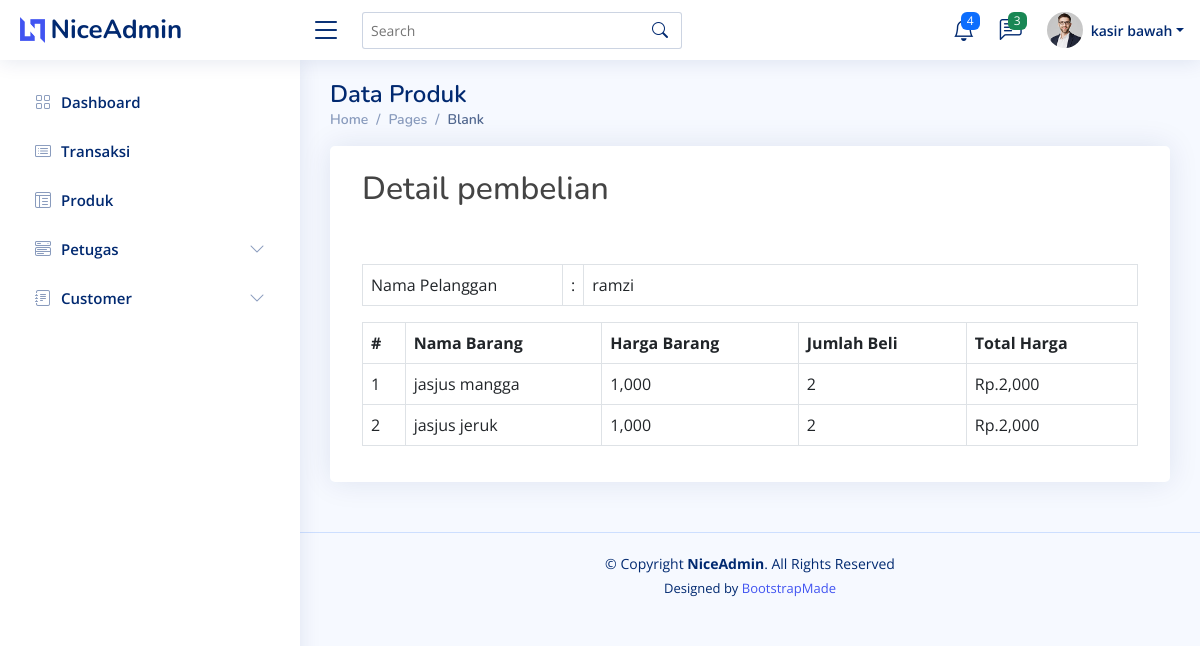
/detail.php?id=246 (signed in), run on the app's committed database.
### tables this page shows
CREATE TABLE `penjualan` (
  `id_penjualan` int(11) NOT NULL,
  `kd_penjualan` varchar(20) NOT NULL,
  `tanggal` timestamp NOT NULL DEFAULT current_timestamp() ON UPDATE current_timestamp(),
  `total_harga` decimal(10,0) NOT NULL,
  `id_user` int(11) NOT NULL,
  `id_plg` int(11) NOT NULL,
  `bayar` decimal(10,0) NOT NULL
);

CREATE TABLE `pelanggan` (
  `id_plg` int(11) NOT NULL,
  `nama_plg` varchar(30) NOT NULL,
  `alamat` varchar(50) NOT NULL,
  `no_tlp` varchar(20) NOT NULL
);

CREATE TABLE `detail_penjualan` (
  `id_detail` int(11) NOT NULL,
  `id_penjualan` int(11) NOT NULL,
  `id_produk` int(11) NOT NULL,
  `jumlah` int(11) NOT NULL,
  `sub_total` decimal(10,0) NOT NULL
);

CREATE TABLE `produk` (
  `id_produk` int(11) NOT NULL,
  `kd_produk` varchar(20) NOT NULL,
  `nama_produk` varchar(30) NOT NULL,
  `stok` int(11) NOT NULL,
  `harga` decimal(10,0) NOT NULL
);

### detail.php (the view, shortened to what this page needs)
<?php
require_once('koneksi.php');
$id = $_GET['id'];
$query = mysqli_query($conn, "SELECT * FROM penjualan LEFT JOIN pelanggan ON pelanggan.id_plg = penjualan.id_plg WHERE id_penjualan = $id");
$data = mysqli_fetch_array($query);
?>
<!DOCTYPE html>
<html lang="en">
<head>
    <?php
    require_once('assets/layout/css.php');
    ?>
</head>
<body>
    <header id="header" class="header fixed-top d-flex align-items-center">
        <?php
        require_once('assets/layout/navbar.php');
        ?>
    </header>
    <?php
    require_once('assets/layout/sidebar.php');
    ?>
    <main id="main" class="main">
        <div class="pagetitle">
            <h1>Data Produk</h1>
            <nav>
                <ol class="breadcrumb">
                    <li class="breadcrumb-item"><a href="index.html">Home</a></li>
                    <li class="breadcrumb-item">Pages</li>
                    <li class="breadcrumb-item active">Blank</li>
                </ol>
            </nav>
        </div>
        <section class="section">
            <div class="row">
                <div class="col-lg-12">
                    <div class="card">
                        <div class="card-body">
                            <div class="container-fluid">
                                <h2 class="mt-4">Detail pembelian</h2>
                                <br><br>
                                <div class="table_section padding_infor_info">
                                    <div class="table-responsive-sm">
                                        <table class="table table-bordered">
                                            <tr>
                                                <td width="200">Nama Pelanggan</td>
                                                <td width="1">:</td>
                                                <td>
                                                    <?php echo $data['nama_plg']; ?>
                                                </td>
                                            </tr>
                                        </table>
                                    </div>
                                </div>
                                <div class="table_section padding_infor_info">
                                    <div class="table-responsive-sm">
                                        <table class="table table-bordered">
                                            <thead>
                                                <tr>
                                                    <th>#</th>
                                                    <th>Nama Barang</th>
                                                    <th>Harga Barang</th>
                                                    <th>Jumlah Beli</th>
                                                    <th>Total Harga</th>
                                                </tr>
                                            </thead>
                                            <tbody>
                                                <?php $no = 0 ?>
                                                <?php
                                                $get = mysqli_query(
                                                    $conn,
                                                    "SELECT * FROM detail_penjualan AS dp JOIN produk AS pr ON dp.id_produk = pr.id_produk JOIN penjualan AS pe ON dp.id_penjualan = pe.id_penjualan WHERE dp.id_penjualan = '$id'; "
                                                );
                                                while ($p = mysqli_fetch_array($get)) {
                                                    $jumlah = $p['jumlah'];
                                                    $harga = $p['harga'];
                                                    $nama_produk = $p['nama_produk'];
                                                    $subtotal = $p['sub_total'];
                                                ?>
                                                    <?php $no++ ?>
                                                    <tr>
                                                        <td scope="row"><?= $no; ?></td>
                                                        <td><?= $nama_produk ?></td>
                                                        <td><?= number_format($harga) ?></td>
                                                        <td><?= $jumlah ?></td>
                                                        <td>Rp.<?= number_format($subtotal) ?></td>
                                                    </tr>
                                                <?php } ?>
                                        </table>
                                    </div>
                                </div>
                            </div>
                        </div>
                    </div>
        </section>
    </main>
    <footer id="footer" class="footer">
        <div class="copyright">
            &copy; Copyright <strong><span>NiceAdmin</span></strong>. All Rights Reserved
        </div>
        <div class="credits">
            Designed by <a href="https://bootstrapmade.com/">BootstrapMade</a>
        </div>
    </footer>
</body>
</html>

### assets/css/style.css (style rules this page uses)
:root { scroll-behavior: smooth; }
body { font-family: "Open Sans", sans-serif; background: #f6f9ff; color: #444444; }
a { color: #4154f1; text-decoration: none; }
h1, h2, h3, h4, h5, h6 { font-family: "Nunito", sans-serif; }
#main { margin-top: 60px; padding: 20px 30px; transition: all 0.3s; }
.pagetitle { margin-bottom: 10px; }
.pagetitle h1 { font-size: 24px; margin-bottom: 0; font-weight: 600; color: #012970; }
.card { margin-bottom: 30px; border: none; border-radius: 5px; box-shadow: 0px 0 30px rgba(1, 41, 112, 0.1); }
.card-body { padding: 0 20px 20px 20px; }
.breadcrumb { font-size: 14px; font-family: "Nunito", sans-serif; color: #899bbd; font-weight: 600; }
.breadcrumb a { color: #899bbd; transition: 0.3s; }
.breadcrumb .breadcrumb-item::before { color: #899bbd; }
.breadcrumb .active { color: #51678f; font-weight: 600; }
.header { transition: all 0.5s; z-index: 997; height: 60px; box-shadow: 0px 2px 20px rgba(1, 41, 112, 0.1); background-color: #fff; padding-left: 20px; }
@media (min-width: 1200px) { #main, #footer { margin-left: 300px; } }
.footer { padding: 20px 0; font-size: 14px; transition: all 0.3s; border-top: 1px solid #cddfff; }
.footer .copyright { text-align: center; color: #012970; }
.footer .credits { padding-top: 5px; text-align: center; font-size: 13px; color: #012970; }

### data on the page
penjualan: id_plg.nama_plg "ramzi"
detail_penjualan: id_produk.nama_produk "jasjus mangga", id_produk.harga "1,000", jumlah "2", sub_total "2,000"
detail_penjualan: id_produk.nama_produk "jasjus jeruk", id_produk.harga "1,000", jumlah "2", sub_total "2,000"

### other printed values
$_SESSION['username'] "kasir bawah"
